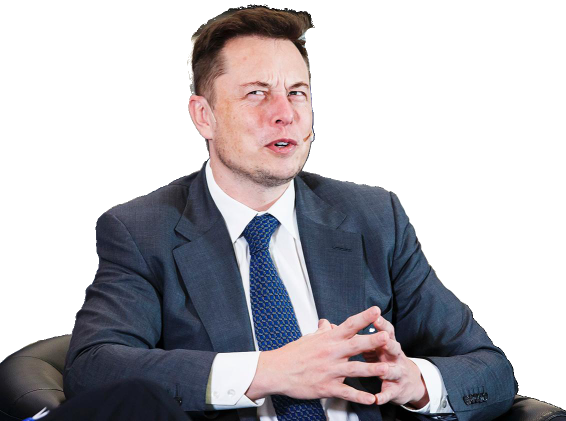
#> input picture Elon to Mars/E3.png, 1132 x 842 px (shown at 1/2 size)
$ jupyter execute Elon-to-Mars.ipynb
#> lines starting #> are read from the running program, lines starting #| are printed output that depends on the picture; after the words box and inside, x2 and y2 are one past the last pixel; in counts of white or black regions, pixels touching at a corner belong together
[cell 1]
import matplotlib.image as mplimg
import matplotlib.pyplot as plt
import numpy as np
import cv2

[cell 2]
#Read the photo of Elon
init_photo = "E3.png"
image = cv2.imread(init_photo)
#> image is the input picture: shape (842, 1132, 3); mean B, G, R 184.2, 179.3, 181.7
image_copy = np.copy(image)

#Change BGR to RGB and check the sizes
image_copy = cv2.cvtColor(image_copy, cv2.COLOR_BGR2RGB)
plt.imshow(image_copy)
print('This image is:', type(image_copy),
      ' with dimensions:', image_copy.shape)
#| This image is: <class 'numpy.ndarray'>  with dimensions: (842, 1132, 3)

[cell 3]
#Setup the gap for the treshold
lower_blue = np.array([250,250,250])
upper_blue = np.array([255,255,255])

# Define the masked area
mask = cv2.inRange(image_copy, lower_blue, upper_blue)
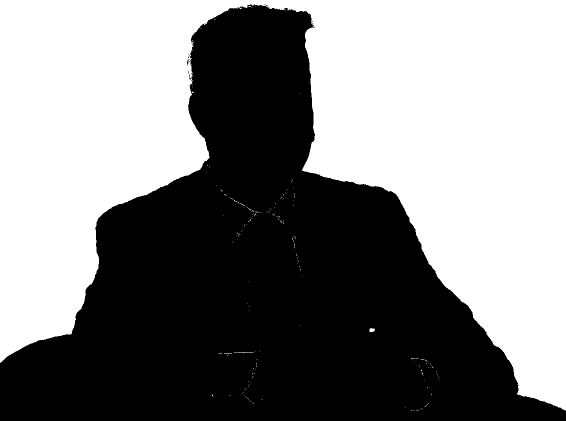
#> mask: shape (842, 1132) (shown at 1/2 size); 51.8% white; 12 black regions (10 under 20 px), largest, box (x1, y1, x2, y2) and area: (0, 9, 1132, 842) 459015, (374, 118, 378, 131) 23
plt.imshow(mask, cmap='gray')

#Apply the mask
masked_image = np.copy(image_copy)
masked_image[mask != 0] = [0, 0, 0]
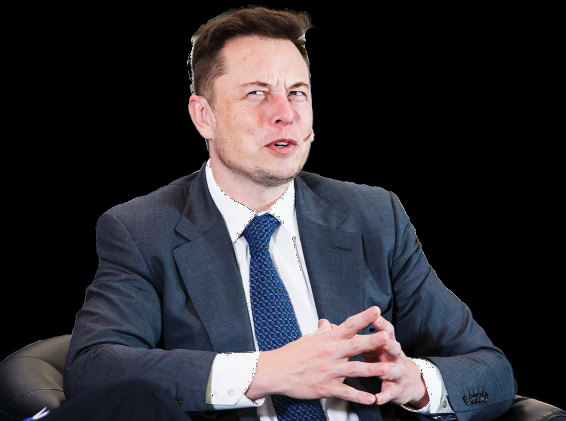
#> masked_image: shape (842, 1132, 3) (shown at 1/2 size); mean R, G, B 49.5, 47.2, 52
plt.imshow(masked_image)
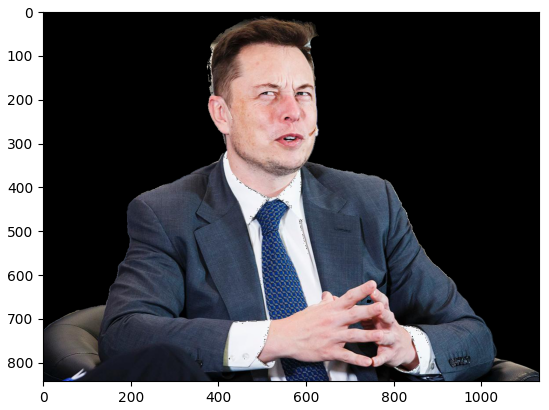
#> figure drawn by matplotlib, 1 panel

[cell 4]
#Read the background image of Mars
background_image = cv2.imread('M1.jpg')
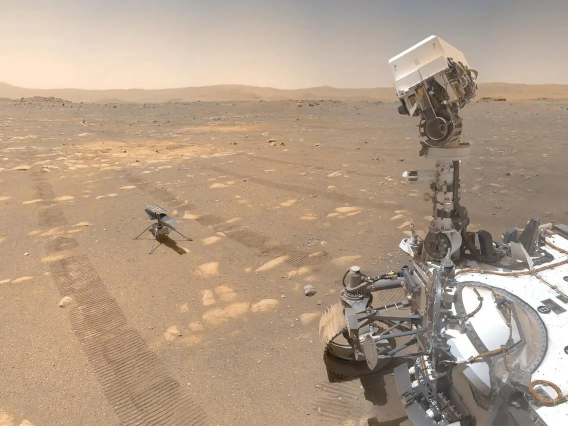
#> input picture Elon to Mars/M1.jpg, 1136 x 852 px (shown at 1/2 size)
#> background_image is the input picture: shape (852, 1136, 3); mean B, G, R 135.8, 156.3, 178
background_image = cv2.cvtColor(background_image, cv2.COLOR_BGR2RGB)
plt.imshow(background_image)
print('This image is:', type(background_image),
      ' with dimensions:', background_image.shape)
#| This image is: <class 'numpy.ndarray'>  with dimensions: (852, 1136, 3)

[cell 5]
# Crop it to the right size (842x1132)
crop_background = background_image[0:842, 0:1132]
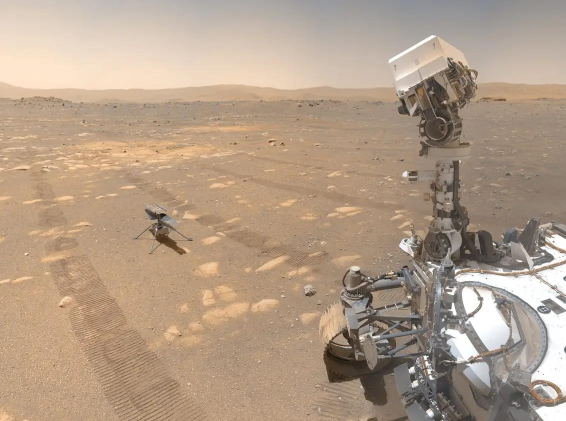
#> crop_background: shape (842, 1132, 3) (shown at 1/2 size); mean R, G, B 178.1, 156.4, 135.8

# Mask the cropped background
crop_background[mask == 0] = [0, 0, 0]
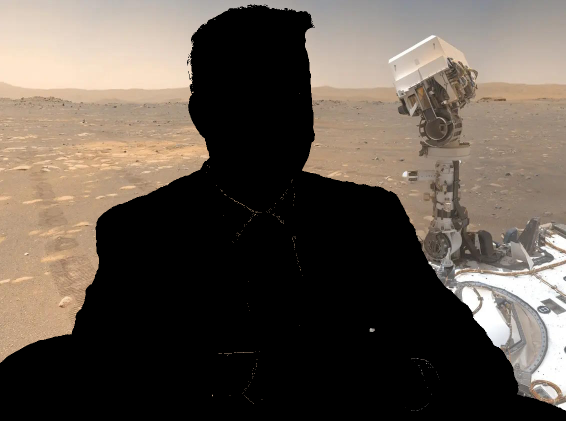
#> crop_background: shape (842, 1132, 3) (shown at 1/2 size); mean R, G, B 94.7, 84.9, 75.6

# Display the background
plt.imshow(crop_background)

[cell 6]
# Add the two images together to create a complete image
complete_image = masked_image + crop_background
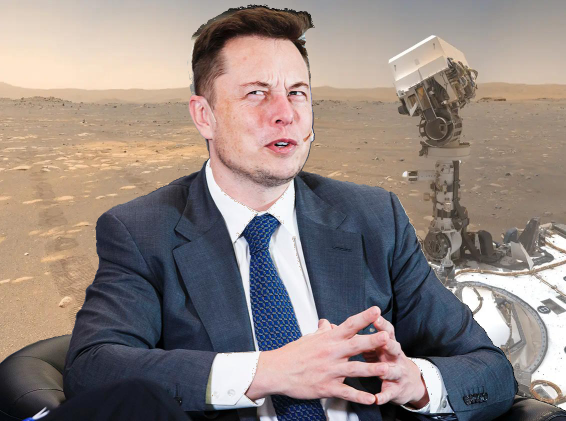
#> complete_image: shape (842, 1132, 3) (shown at 1/2 size); mean R, G, B 144.2, 132.1, 127.6

# Display the result
plt.imshow(complete_image)
